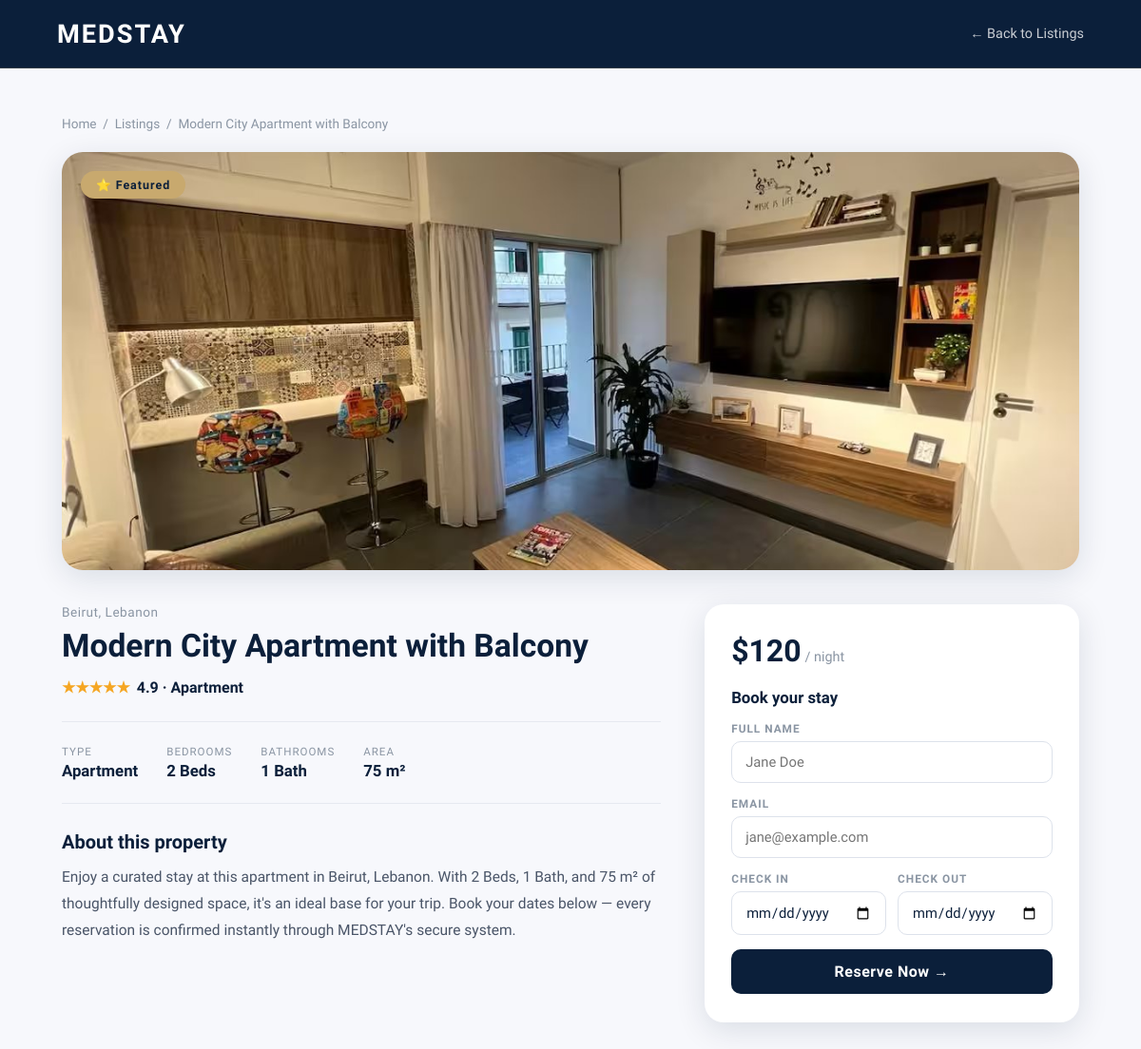
Page /property.php?id=1 on the committed database.
### tables this page shows
CREATE TABLE `properties` (
  `id` int(11) NOT NULL AUTO_INCREMENT,
  `title` varchar(255) NOT NULL,
  `location` varchar(100) NOT NULL,
  `type` varchar(50) NOT NULL,
  `beds` int(11) NOT NULL,
  `baths` int(11) NOT NULL,
  `sqm` int(11) NOT NULL,
  `price` int(11) NOT NULL,
  `rating` decimal(2,1) NOT NULL,
  `badge` varchar(50) DEFAULT NULL,
  `image` varchar(255) DEFAULT NULL,
  PRIMARY KEY (`id`)
);

### property.php (the view, shortened to what this page needs)
<?php
include 'db.php';
$id = isset($_GET['id']) ? (int) $_GET['id'] : 0;
$stmt = $conn->prepare("SELECT * FROM properties WHERE id = ?");
$stmt->bind_param('i', $id);
$stmt->execute();
$property = $stmt->get_result()->fetch_assoc();
$badgeMap = [
    'featured' => '⭐ Featured',
    'new'      => 'New',
    'popular'  => 'Popular',
    'unique'   => 'Unique Stay',
];
$badgeText = $badgeMap[$property['badge']] ?? ucfirst($property['badge']);
$full      = (int) round($property['rating']);
$stars     = str_repeat('★', $full) . str_repeat('☆', 5 - $full);
$beds      = $property['beds']  . ' Bed'  . ($property['beds']  == 1 ? '' : 's');
$baths     = $property['baths'] . ' Bath' . ($property['baths'] == 1 ? '' : 's');
$today     = date('Y-m-d');
?>
<!DOCTYPE html>
<html lang="en">
<head>
</head>
<body>
<nav>
  <a class="nav-logo" href="index.php">MED<span>STAY</span></a>
  <a class="back-link" href="index.php#listings">← Back to Listings</a>
</nav>
<div class="wrap">
  <div class="crumb"><a href="index.php">Home</a> &nbsp;/&nbsp; <a href="index.php#listings">Listings</a> &nbsp;/&nbsp; <?= htmlspecialchars($property['title']) ?></div>
  <div class="detail-hero">
    <img src="images/<?= htmlspecialchars($property['image']) ?>" alt="<?= htmlspecialchars($property['title']) ?>"/>
    <div class="detail-badge"><?= $badgeText ?></div>
  </div>
  <div class="detail-grid">
    <div class="detail-main">
      <div class="detail-loc"><?= htmlspecialchars($property['location']) ?></div>
      <h1 class="detail-title"><?= htmlspecialchars($property['title']) ?></h1>
      <div class="detail-rating"><span class="stars"><?= $stars ?></span> <?= number_format($property['rating'], 1) ?> · <?= htmlspecialchars($property['type']) ?></div>
      <div class="detail-facts">
        <div class="fact"><span class="fact-label">Type</span><span class="fact-value"><?= htmlspecialchars($property['type']) ?></span></div>
        <div class="fact"><span class="fact-label">Bedrooms</span><span class="fact-value"><?= $beds ?></span></div>
        <div class="fact"><span class="fact-label">Bathrooms</span><span class="fact-value"><?= $baths ?></span></div>
        <div class="fact"><span class="fact-label">Area</span><span class="fact-value"><?= (int) $property['sqm'] ?> m²</span></div>
      </div>
      <div class="detail-desc">
        <h3>About this property</h3>
        <p>Enjoy a curated stay at this <?= strtolower(htmlspecialchars($property['type'])) ?> in <?= htmlspecialchars($property['location']) ?>.
        With <?= $beds ?>, <?= $baths ?>, and <?= (int) $property['sqm'] ?> m² of thoughtfully designed space, it's an ideal
        base for your trip. Book your dates below — every reservation is confirmed instantly through MEDSTAY's secure system.</p>
      </div>
    </div>
    <aside class="booking-card">
      <div class="booking-price"><strong>$<?= (int) $property['price'] ?></strong> <span>/ night</span></div>
      <h3>Book your stay</h3>
      <form action="book.php" method="POST">
        <div class="form-group">
          <label>Full Name</label>
          <input type="text" name="guest_name" placeholder="Jane Doe" required/>
        </div>
        <div class="form-group">
          <label>Email</label>
          <input type="email" name="guest_email" placeholder="jane@example.com" required/>
        </div>
        <div class="date-row">
          <div class="form-group">
            <label>Check In</label>
            <input type="date" name="check_in" min="<?= $today ?>" required/>
          </div>
          <div class="form-group">
            <label>Check Out</label>
            <input type="date" name="check_out" min="<?= $today ?>" required/>
          </div>
        </div>
        <button type="submit" class="book-btn">Reserve Now →</button>
      </form>
    </aside>
  </div>
</div>
</body>
</html>

### property.php (style rules this page uses)
:root { --navy:#0B1F3A; --navy-light:#1E3F6F; --gold:#C8A96E; --gold-light:#E2C997; --white:#FFFFFF; --off-white:#F7F8FC; --gray:#8A95A3; --card-shadow:0 8px 32px rgba(11,31,58,0.12); }
* { margin:0; padding:0; box-sizing:border-box; }
body { font-family:'Tajawal',sans-serif; background:var(--off-white); color:var(--navy); }
a { color:inherit; }
nav { display:flex; align-items:center; justify-content:space-between; padding:0 60px; height:72px; background:var(--navy); border-bottom:1px solid rgba(200,169,110,0.2); }
.nav-logo { font-family:'Reem Kufi',sans-serif; font-size:1.7rem; font-weight:700; color:var(--white); letter-spacing:2px; text-decoration:none; }
.nav-logo span { color:var(--white); }
.back-link { color:rgba(255,255,255,0.78); text-decoration:none; font-size:0.9rem; font-weight:500; transition:color 0.2s; }
.wrap { max-width:1150px; margin:0 auto; padding:50px 40px 80px; }
.crumb { font-size:0.85rem; color:var(--gray); margin-bottom:22px; }
.crumb a { color:var(--gray); text-decoration:none; }
.detail-hero { position:relative; border-radius:22px; overflow:hidden; box-shadow:var(--card-shadow); margin-bottom:36px; }
.detail-hero img { width:100%; height:440px; object-fit:cover; display:block; }
.detail-badge { position:absolute; top:20px; left:20px; background:var(--gold); color:var(--navy); font-size:0.78rem; font-weight:600; letter-spacing:1px; padding:7px 16px; border-radius:20px; }
.detail-grid { display:grid; grid-template-columns:1.6fr 1fr; gap:46px; align-items:start; }
.detail-loc { font-size:0.85rem; color:var(--gray); font-weight:500; letter-spacing:0.5px; margin-bottom:8px; }
.detail-title { font-family:'Reem Kufi',sans-serif; font-size:2.1rem; font-weight:700; line-height:1.2; margin-bottom:14px; }
.detail-rating { display:inline-flex; align-items:center; gap:7px; font-weight:600; margin-bottom:26px; }
.detail-rating .stars { color:#F5A623; }
.detail-facts { display:flex; gap:30px; flex-wrap:wrap; padding:24px 0; border-top:1px solid #e6e9f0; border-bottom:1px solid #e6e9f0; margin-bottom:28px; }
.fact { display:flex; flex-direction:column; gap:3px; }
.fact .fact-label { font-size:0.72rem; text-transform:uppercase; letter-spacing:1px; color:var(--gray); }
.fact .fact-value { font-size:1.05rem; font-weight:600; }
.detail-desc h3 { font-family:'Reem Kufi',sans-serif; font-size:1.25rem; margin-bottom:12px; }
.detail-desc p { color:#4a5568; line-height:1.8; font-size:0.97rem; }
.booking-card { background:var(--white); border-radius:20px; box-shadow:var(--card-shadow); padding:30px 28px; position:sticky; top:30px; }
.booking-price { font-family:'Reem Kufi',sans-serif; margin-bottom:4px; }
.booking-price strong { font-size:2rem; color:var(--navy); }
.booking-price span { color:var(--gray); font-size:0.9rem; font-weight:500; }
.booking-card h3 { font-size:1.05rem; margin:20px 0 16px; }
.form-group { display:flex; flex-direction:column; gap:6px; margin-bottom:15px; }
.form-group label { font-size:0.74rem; font-weight:700; letter-spacing:1px; text-transform:uppercase; color:var(--gray); }
.form-group input { padding:12px 14px; border:1.5px solid #dde2eb; border-radius:10px; font-family:'Tajawal',sans-serif; font-size:0.92rem; color:var(--navy); outline:none; transition:border-color 0.2s; }
.date-row { display:grid; grid-template-columns:1fr 1fr; gap:12px; }
.book-btn { width:100%; background:var(--navy); color:var(--white); border:none; padding:14px; border-radius:10px; font-family:'Tajawal',sans-serif; font-size:1rem; font-weight:600; cursor:pointer; letter-spacing:0.5px; transition:background 0.2s,transform 0.15s; }

### rows in the picture
properties: title "Modern City Apartment with Balcony", image (picture), badge "⭐ Featured", location "Beirut, Lebanon", rating "★★★★★", rating "4.9", type "Apartment", beds "2 Beds", baths "1 Bath", sqm "75", type "apartment", price "120"
